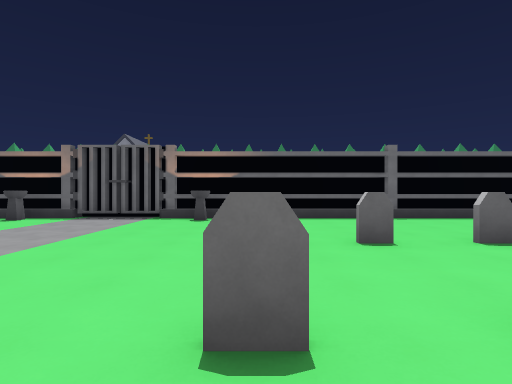
view 1 (above)

24 first-person views from a walk through a Godot game level. The camera is 1.5 m above the floor, looks level and sees 80° across. The floor is counted in squares, 2 m on a side. Each view is taken from the middle of a square. On the plan, view 1 faces up. The plan holds only what a view shows up to about 10 squares ahead; the rest is blank. The place goes on beyond the plan. Flat picture figures and markers are left out. Characters and animated objects are left out.

view 2
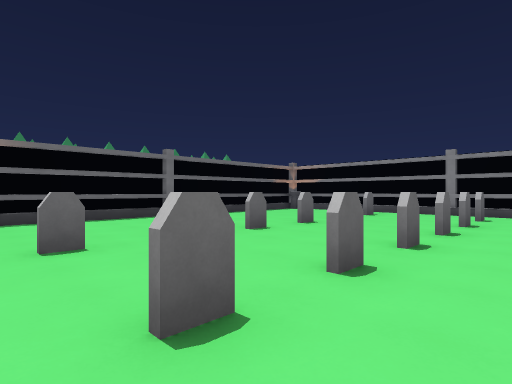

view 3
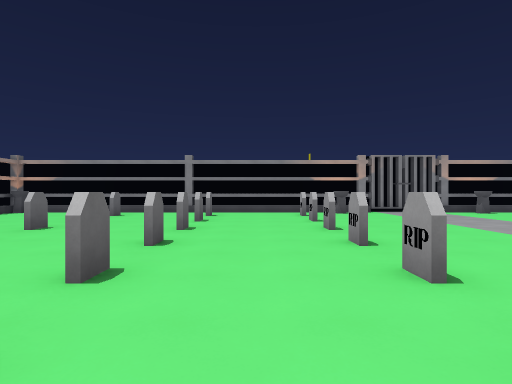

view 4
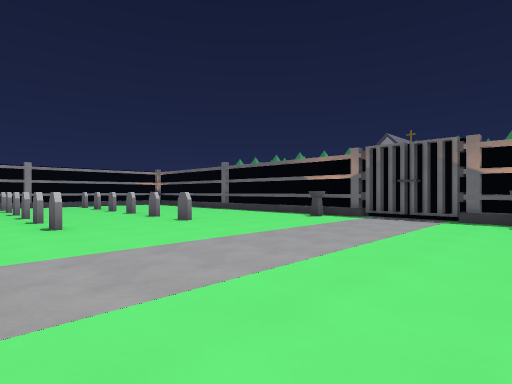

view 5
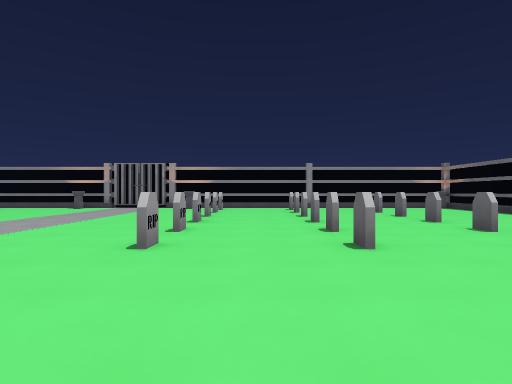

view 6
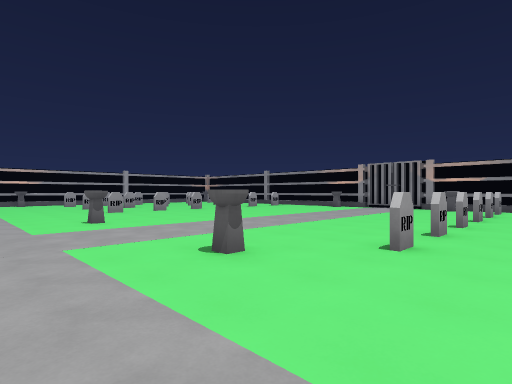

view 7
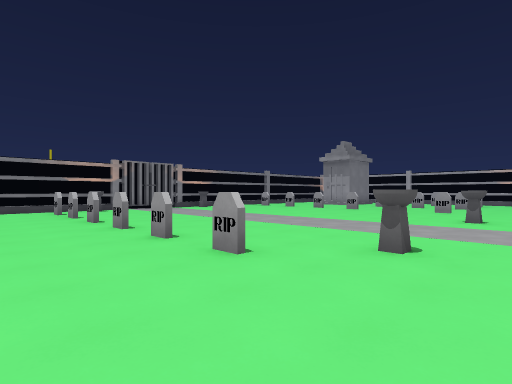

view 8
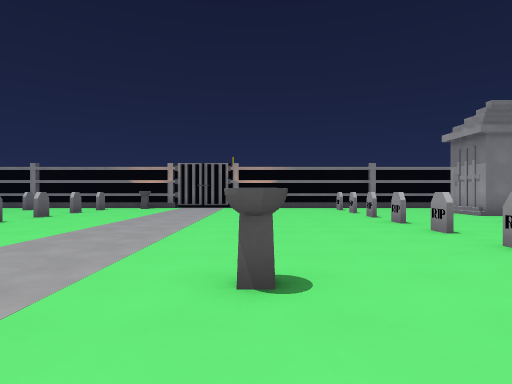

view 9
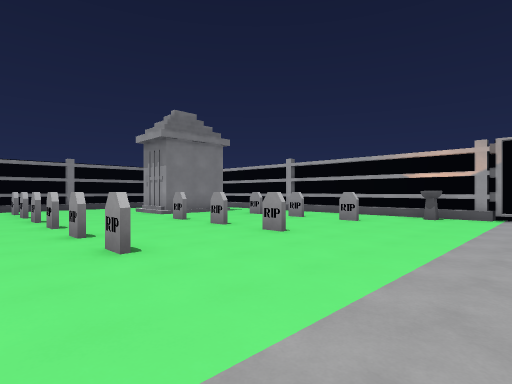

view 10
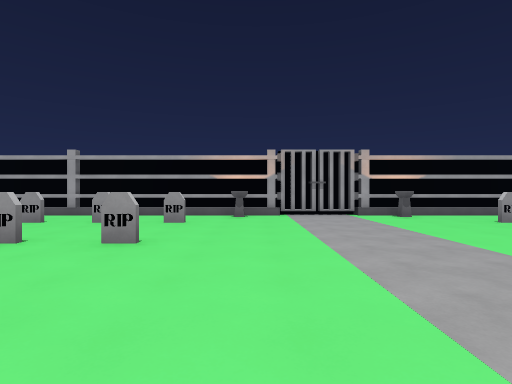

view 11
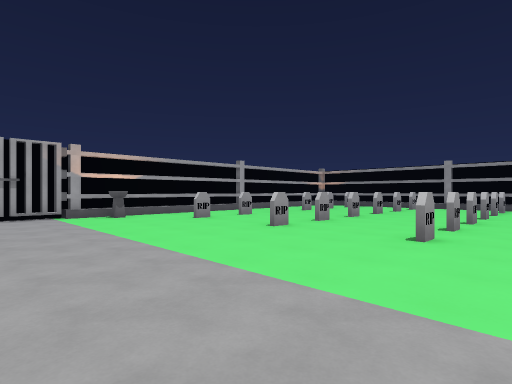

view 12
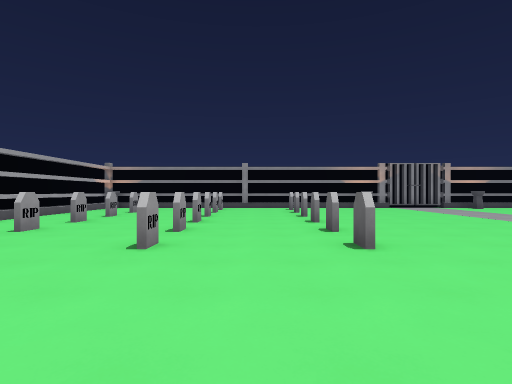

view 13
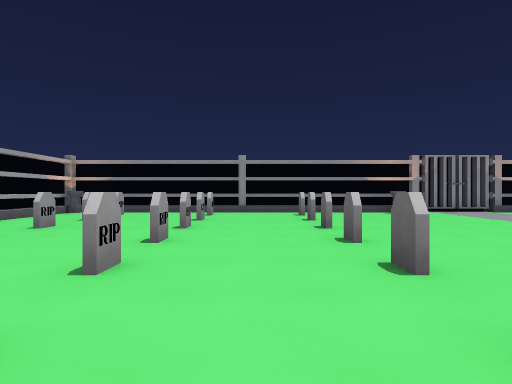

view 14
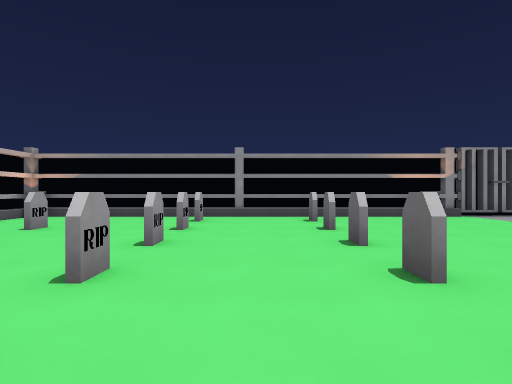

view 15
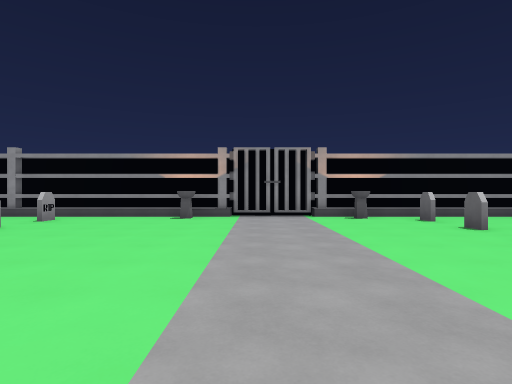

view 16
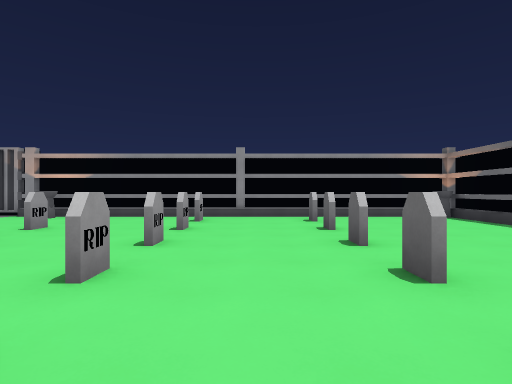

view 17
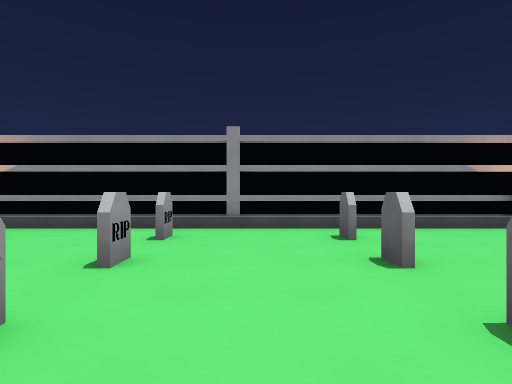

view 18
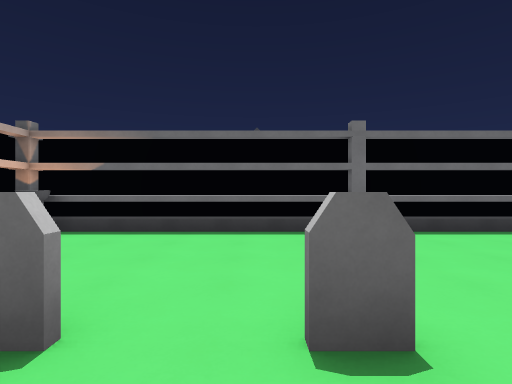

view 19
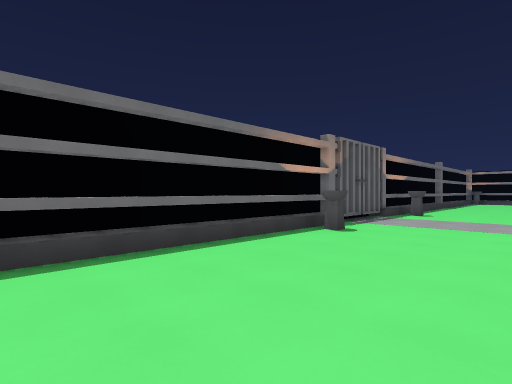

view 20
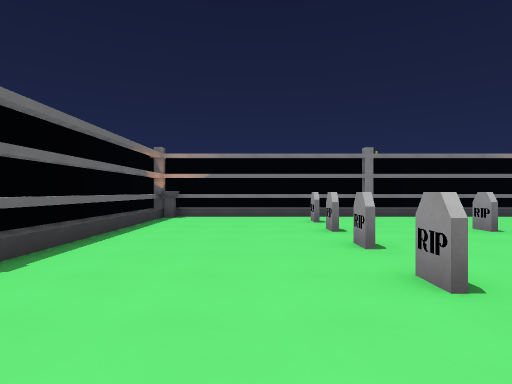

view 21
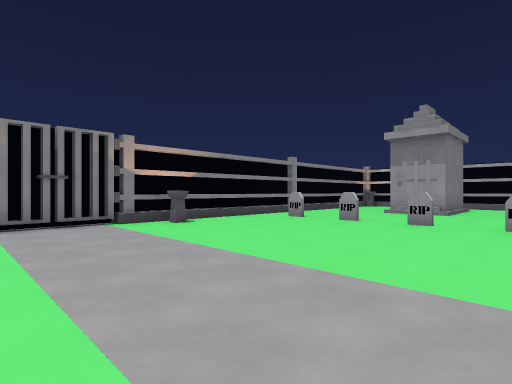

view 22
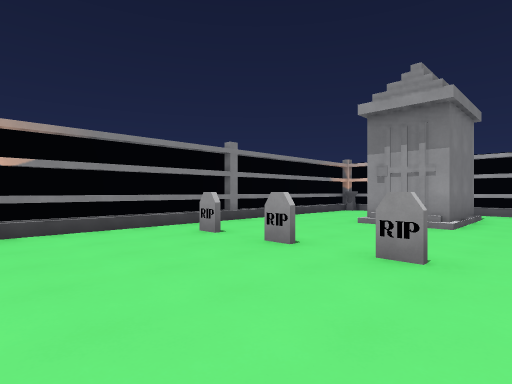

view 23
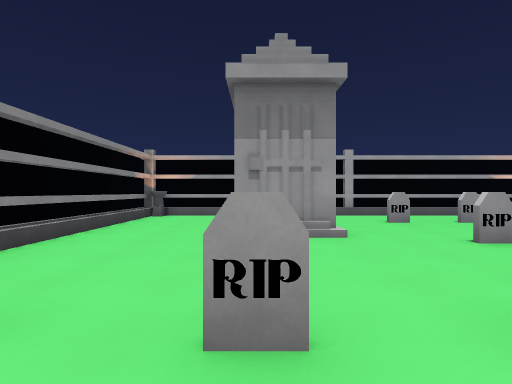

view 24
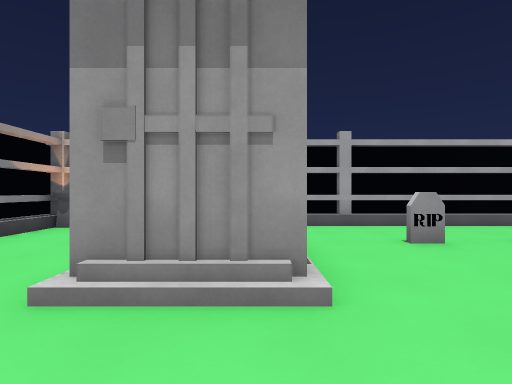

### Floor plan
Points are (right, up) in squares from view 1. A wall is a line through its corners. A room is listed if a view was taken in it or the views show most of it. See-through windows are left out.
Room 1 (views 1, 2, 3, 4, 5, 6, 7, 8, 9, 10, 11, 12, 13, 14, 15, 16, 17, 18, 19, 20, 21, 22, 23, 24)
walls: (-1.6, -3.2) (-1.6, -2.8); (-6.4, -2.8) (-6.4, -3.2); (-1.6, -8.2) (-1.6, -7.8); (-6.6, 8) (-6.6, 8.5); (-6.4, 8.5) (-6.4, 8); (-17.6, -2.8) (-17.6, -3.2); (-17.6, -7.8) (-17.6, -8.2); (-3.1, 8.9) (-18.6, 8.9); (10.4, -5.1) (10.4, -4.6); (-18.4, -5.3) (-18.4, -5.8); (10.4, -5.8) (10.4, -5.2); (-18.4, -5.9) (-18.4, -19.5); (-5.2, 9.4) (-12.8, 9.4); (-1.6, -19.5) (-1.6, -19); (10.4, -1.9) (10.4, 8.5); (-18.9, -2.7) (-18.9, -10.9); (10.9, -2.2) (10.9, 8.5); (-2.9, -20.4) (5.8, -20.4); (5.6, -17.8) (5.6, -15.2) (7.4, -15.2); (-10, -19.9) (6, -19.9); (-18.9, 2.4) (-18.9, -0.6); (-18.9, -13.6) (-18.9, -16.6); (7.9, -19.9) (10, -19.9); (9.1, 9.4) (-2.9, 9.4); (-18.4, 8.4) (-18.4, -5.1); (10.6, 8.9) (-3, 8.9); (-18.1, -19.9) (-12, -19.9); (10.4, -20.1) (10.4, -5.9); (10.9, -20) (10.9, -5.1)
objects: other object (-17, -18); tombstone (-17, -15); tombstone (-17, -12); tombstone (-17, -2); tombstone (-17, 1); tombstone (-17, 4); tombstone (-15, -18); tombstone (-15, -15); tombstone (-15, -12); tombstone (-15, -2); tombstone (-15, 1); tombstone (-15, 4); tombstone (-14, -18); tombstone (-14, -15); tombstone (-14, -12); tombstone (-14, -2); tombstone (-14, 1); tombstone (-14, 4); tombstone (-12, -18); tombstone (-12, -15); tombstone (-12, -12); tombstone (-12, -2); tombstone (-12, 1); tombstone (-12, 4); tombstone (-10, -18); tombstone (-10, -15); tombstone (-10, -12); tombstone (-10, -2); tombstone (-10, 1); tombstone (-10, 4); tombstone (-8, -18); tombstone (-8, -15); tombstone (-8, -12); tombstone (-8, -2); tombstone (-8, 1); tombstone (-8, 4); tombstone (0, -18); tombstone (0, -15); tombstone (0, -12); tombstone (0, -2); tombstone (0, 1); tombstone (0, 4); tombstone (2, -18); tombstone (2, -15); tombstone (2, -12); tombstone (2, -2); tombstone (2, 1); tombstone (2, 4); tombstone (3, -18); tombstone (3, -15); tombstone (3, -12); tombstone (3, -2); tombstone (3, 1); tombstone (3, 4); tombstone (5, -12); tombstone (5, -2); tombstone (5, 1); tombstone (5, 4); tombstone (7, -12); tombstone (7, -2); tombstone (7, 1); tombstone (7, 4); tombstone (9, -12); other object (9, -2); tombstone (9, 1); tombstone (9, 4)

Positions as (right, up) in squares from view 1, and headings:
1: (0, 0), facing up
2: (-1, 0), facing up-right
3: (-1, 0), facing right
4: (-1, 0), facing up-left
5: (-4, 0), facing left
6: (-4, 0), facing down-left
7: (-3, 1), facing down-right
8: (-4, -8), facing right
9: (-4, -10), facing down-right
10: (-2, -10), facing down
11: (-3, -10), facing down-left
12: (-4, -13), facing left
13: (-7, -13), facing left
14: (-9, -13), facing left
15: (-9, -6), facing left
16: (-9, 3), facing left
17: (-12, 3), facing left
18: (-14, 3), facing up
19: (-12, 5), facing up-right
20: (1, 6), facing right
21: (3, -4), facing down-right
22: (4, -8), facing down-right
23: (7, -10), facing down
24: (6, -13), facing down
